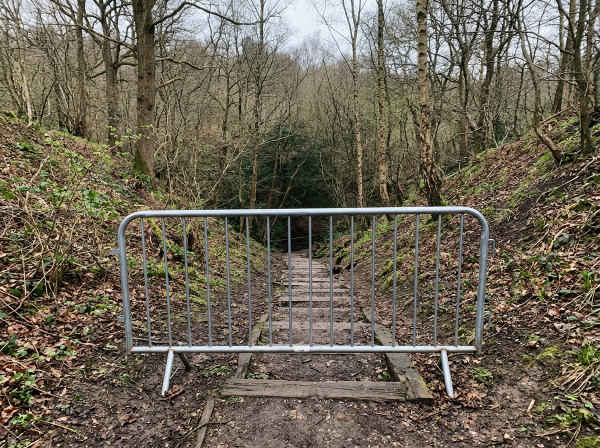
#> input picture assets-src/generated/sample-review-access-barrier.jpg, 1200 x 896 px (shown at 1/2 size)
$ python -i watermark.py   (imports and definitions only)
#> lines starting #> are read from the running program, lines starting #| are printed output that depends on the picture
#> further down, picture is the input picture: PIL image 1200x896 RGB; mean R, G, B 108.9, 101.3, 85.8
"""The only publication path for synthetic sample photos."""
import argparse, hashlib, io
from pathlib import Path
from PIL import Image, ImageDraw, ImageFont, ImageOps
from common import ROOT, SRC, PUBLIC, now, read_json, write_json

RECIPE = 'sample-watermark-v1-golos-bold-diagonal-35-badge'

def sha256(path):
    return hashlib.sha256(Path(path).read_bytes()).hexdigest()

def marked_image(source):
    image=ImageOps.fit(source.convert('RGB'),(1600,1200),method=Image.Resampling.LANCZOS)
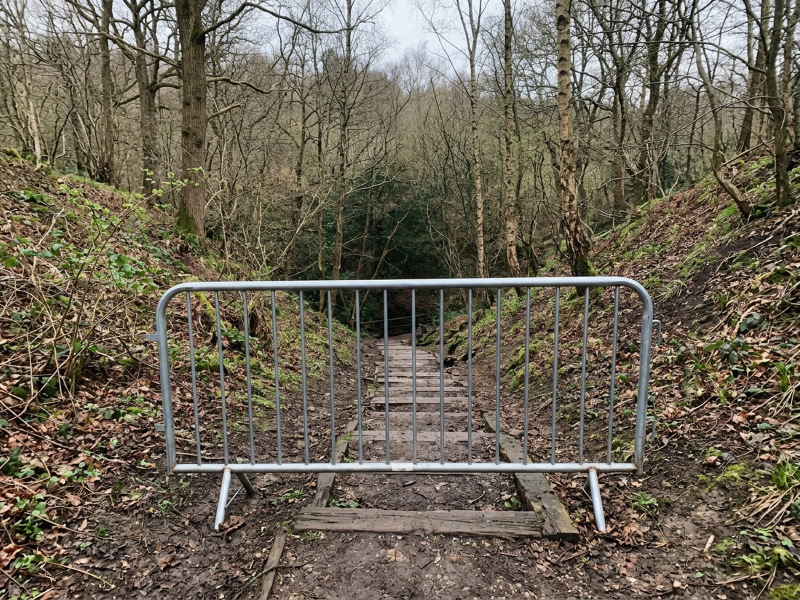
#> image: PIL image 1600x1200 RGB (shown at 1/2 size); mean R, G, B 108.9, 101.3, 85.9
    image=Image.frombytes('RGB',image.size,image.tobytes()).convert('RGBA')
#> image: PIL image 1600x1200 RGBA
    font_path=SRC/'fonts/golos-text-bold.ttf'
    font=ImageFont.truetype(str(font_path),158)
    text='ОБРАЗЕЦ'
    layer=Image.new('RGBA',(1900,1900)); draw=ImageDraw.Draw(layer)
#> after `layer = Image.new('RGBA', (1900, 1900))`: layer: PIL image 1900x1900 RGBA; every value is 0
    draw.text((950,950),text,font=font,anchor='mm',fill=(255,255,255,89),
              stroke_width=2,stroke_fill=(31,42,58,89))
    layer=layer.rotate(28,resample=Image.Resampling.BICUBIC)
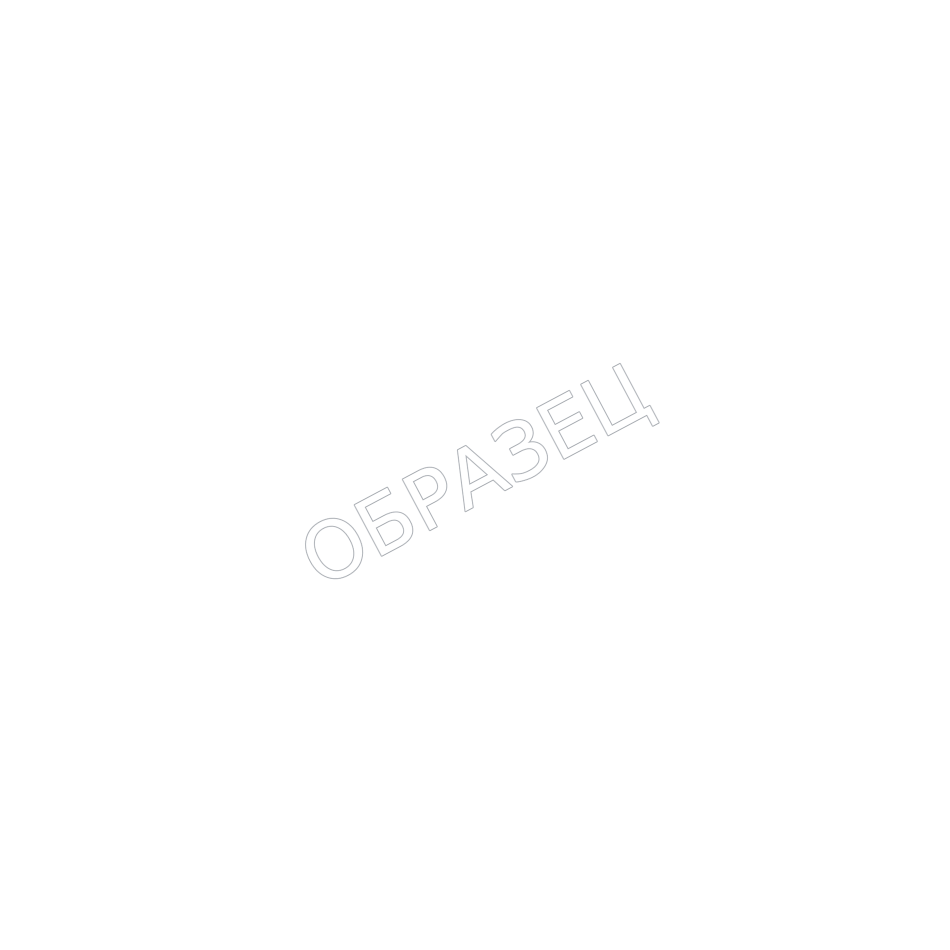
#> layer: PIL image 1900x1900 RGBA (shown at 1/2 size); mean R, G, B, A 2.2, 2.2, 2.2, 0.9; transparent parts drawn white
    image.alpha_composite(layer,(-150,-350))
    draw=ImageDraw.Draw(image); font=ImageFont.truetype(str(font_path),34)
    box=draw.textbbox((0,0),text,font=font); w=box[2]-box[0]+40
#> after `box = draw.textbbox((0, 0), text, font=font)`: box = (0, 7, 164, 37)
#> after `w = box[2] - box[0] + 40`: w = 204
    draw.rounded_rectangle((1600-w-28,1116,1572,1172),radius=8,fill=(243,241,236,245),outline=(31,42,58,220),width=1)
    draw.text((1600-w/2-28,1144),text,font=font,anchor='mm',fill=(31,42,58,255))
    return image.convert('RGB')
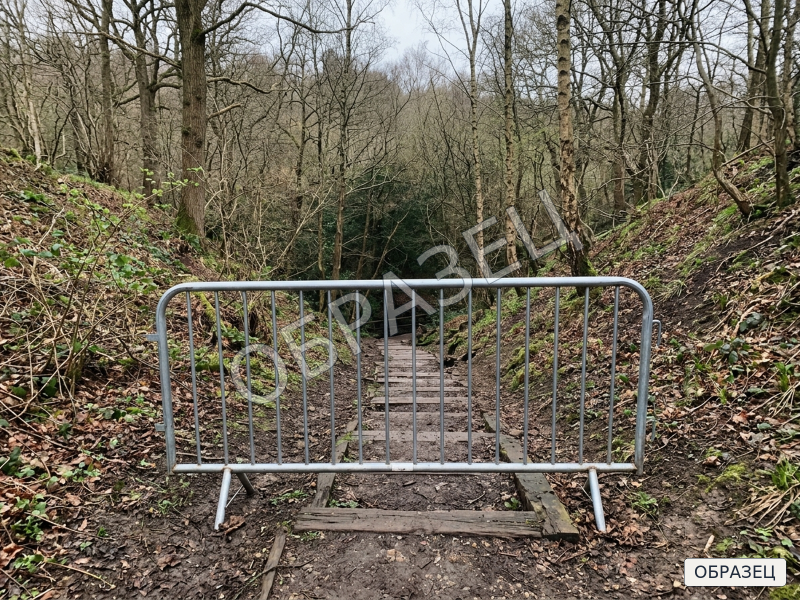
#> returned value: PIL image 1600x1200 RGB (shown at 1/2 size); mean R, G, B 110.4, 103, 87.8

def encoded_sample(source):
    out=io.BytesIO(); marked_image(source).save(out,'WEBP',quality=82,method=6,exif=b'')
    return out.getvalue()

def export(source, target, generated_at=None):
    source=Path(source); target=Path(target)
    if not target.name.startswith('sample-') or target.parent!=PUBLIC/'samples/photos':
        raise ValueError('Samples must be exported under web/public/samples/photos/sample-*.webp')
    target.parent.mkdir(parents=True,exist_ok=True)
    target.write_bytes(encoded_sample(Image.open(source)))
    receipt_path=SRC/'processing/sample-watermarks.json'
    receipts=read_json(receipt_path) if receipt_path.exists() else {}
    receipts[target.stem]=dict(source=source.relative_to(ROOT).as_posix(),
        file=target.relative_to(ROOT).as_posix(),source_sha256=sha256(source),
        output_sha256=sha256(target),recipe=RECIPE,watermarked=True,
        is_sample=True,generated_at=generated_at or now(),processed_at=now())
    write_json(receipt_path,receipts)

# [3 lines not run here, left out]

>>> from PIL import Image
>>> picture = Image.open('../generated/sample-review-access-barrier.jpg')
>>> result = marked_image(picture)

$ run again, on assets-src/generated/sample-review-access-cleared.jpg
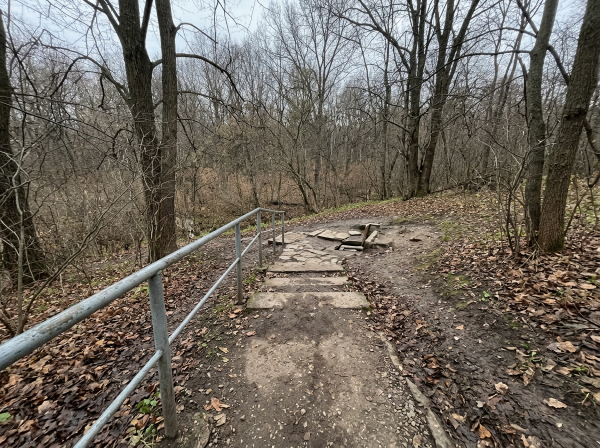
#> input picture assets-src/generated/sample-review-access-cleared.jpg, 1200 x 896 px (shown at 1/2 size)
#> picture is the input picture: PIL image 1200x896 RGB; mean R, G, B 111.1, 103.9, 94.2
#> in marked_image, `image=ImageOps.fit(source.convert('RGB'),(1600,1200),method=Image.Resa..`:
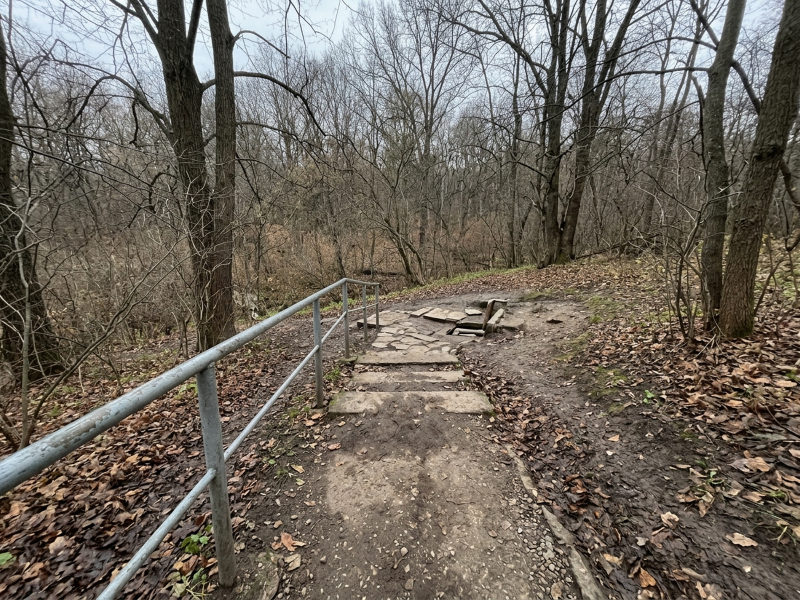
#> image: PIL image 1600x1200 RGB (shown at 1/2 size); mean R, G, B 111.2, 104, 94.4
#> box = (0, 7, 164, 37)
#> w = 204
#> in marked_image, `return image.convert('RGB')`:
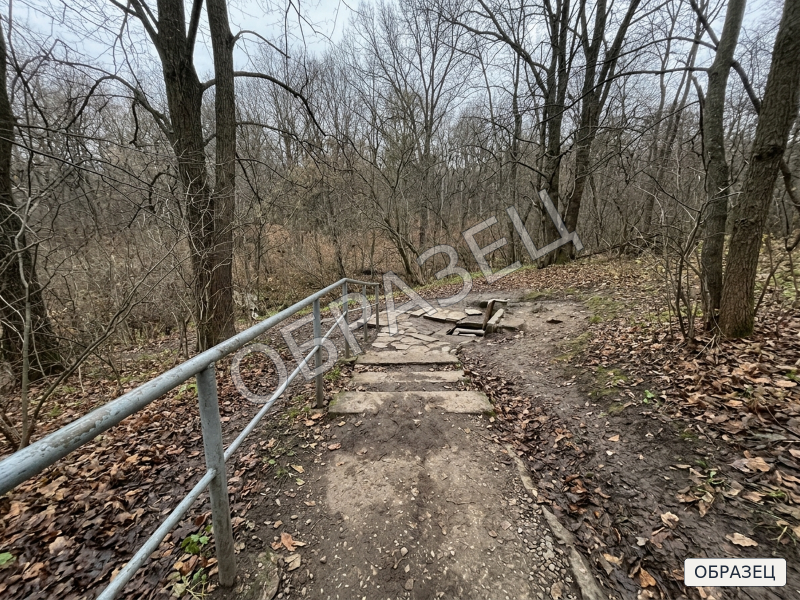
#> returned value: PIL image 1600x1200 RGB (shown at 1/2 size); mean R, G, B 112.6, 105.6, 96.1

$ run again, on assets-src/generated/sample-review-access-ice-path.jpg
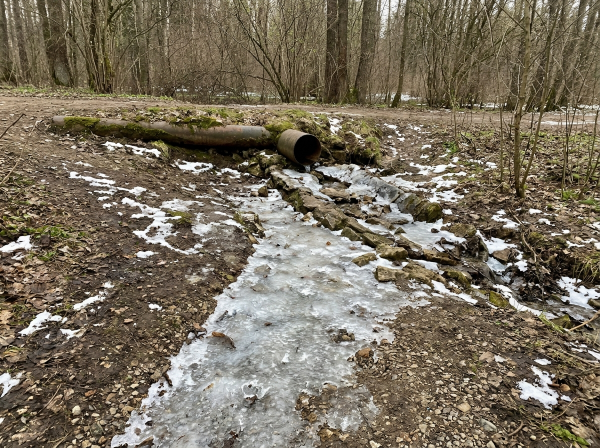
#> input picture assets-src/generated/sample-review-access-ice-path.jpg, 1200 x 896 px (shown at 1/2 size)
#> picture is the input picture: PIL image 1200x896 RGB; mean R, G, B 121.1, 111.6, 94.4
#> in marked_image, `image=ImageOps.fit(source.convert('RGB'),(1600,1200),method=Image.Resa..`:
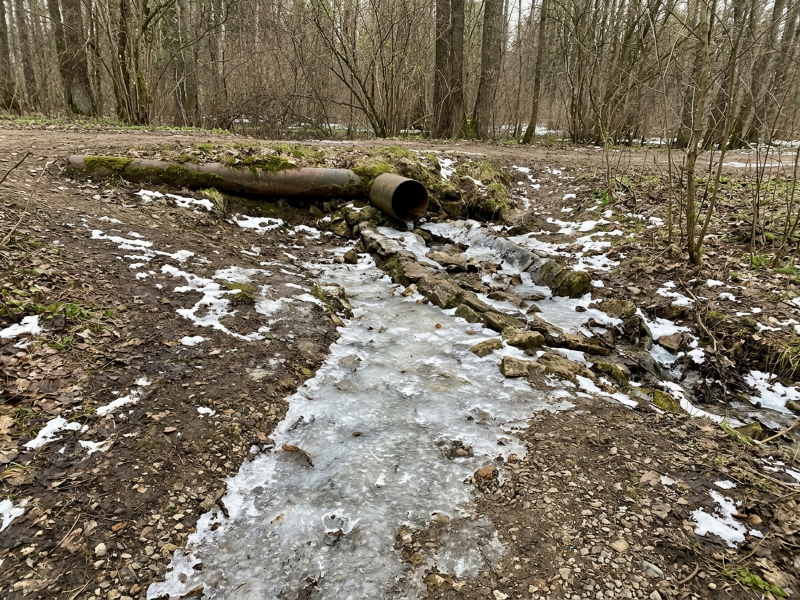
#> image: PIL image 1600x1200 RGB (shown at 1/2 size); mean R, G, B 121.1, 111.7, 94.5
#> box = (0, 7, 164, 37)
#> w = 204

$ run again, on assets-src/generated/sample-review-access-ice-steps.jpg
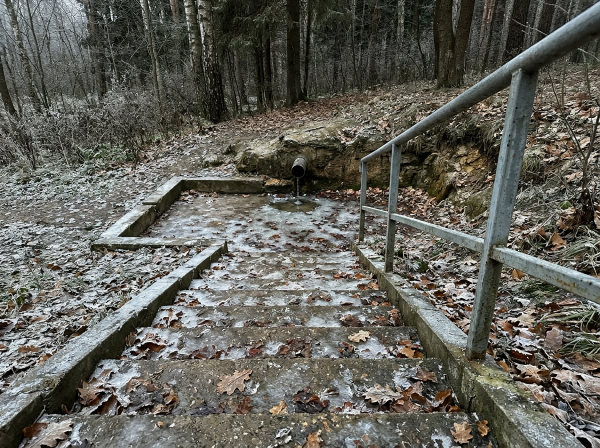
#> input picture assets-src/generated/sample-review-access-ice-steps.jpg, 1200 x 896 px (shown at 1/2 size)
#> picture is the input picture: PIL image 1200x896 RGB; mean R, G, B 98.4, 97.6, 90.1
#> in marked_image, `image=ImageOps.fit(source.convert('RGB'),(1600,1200),method=Image.Resa..`:
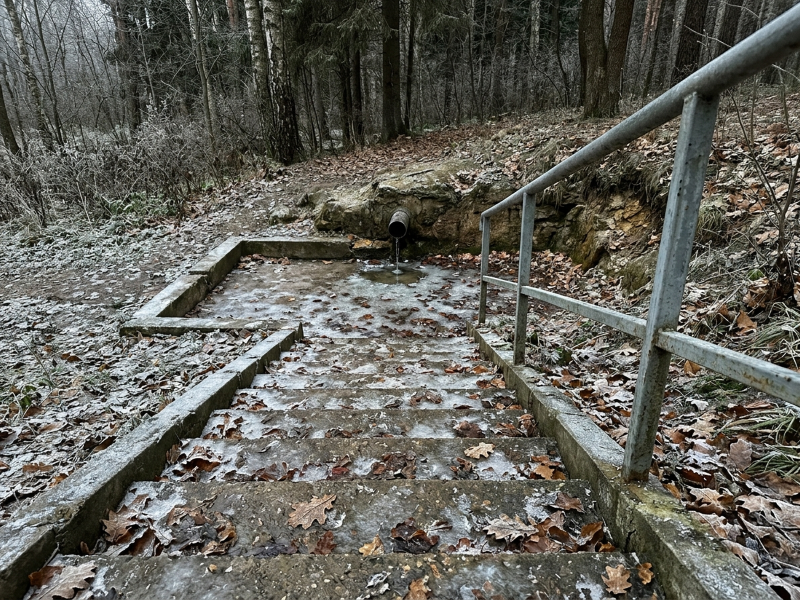
#> image: PIL image 1600x1200 RGB (shown at 1/2 size); mean R, G, B 98.3, 97.5, 90.1
#> box = (0, 7, 164, 37)
#> w = 204
